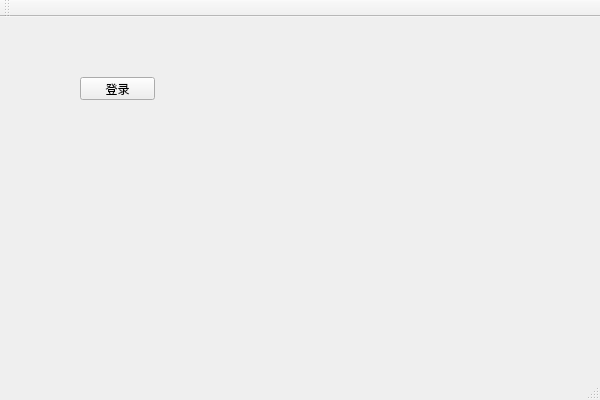
<?xml version="1.0" encoding="UTF-8"?>
<ui version="4.0">
 <class>Test7_1AClass</class>
 <widget class="QMainWindow" name="Test7_1AClass">
  <property name="geometry">
   <rect>
    <x>0</x>
    <y>0</y>
    <width>600</width>
    <height>400</height>
   </rect>
  </property>
  <property name="windowTitle">
   <string>Test7_1A</string>
  </property>
  <widget class="QWidget" name="centralWidget">
   <widget class="QPushButton" name="btnLogin">
    <property name="geometry">
     <rect>
      <x>80</x>
      <y>60</y>
      <width>75</width>
      <height>23</height>
     </rect>
    </property>
    <property name="text">
     <string>登录</string>
    </property>
   </widget>
  </widget>
  <widget class="QMenuBar" name="menuBar">
   <property name="geometry">
    <rect>
     <x>0</x>
     <y>0</y>
     <width>600</width>
     <height>23</height>
    </rect>
   </property>
  </widget>
  <widget class="QToolBar" name="mainToolBar">
   <attribute name="toolBarArea">
    <enum>TopToolBarArea</enum>
   </attribute>
   <attribute name="toolBarBreak">
    <bool>false</bool>
   </attribute>
  </widget>
  <widget class="QStatusBar" name="statusBar"/>
 </widget>
 <layoutdefault spacing="6" margin="11"/>
 <resources>
  <include location="Test7_1A.qrc"/>
 </resources>
 <connections/>
</ui>
